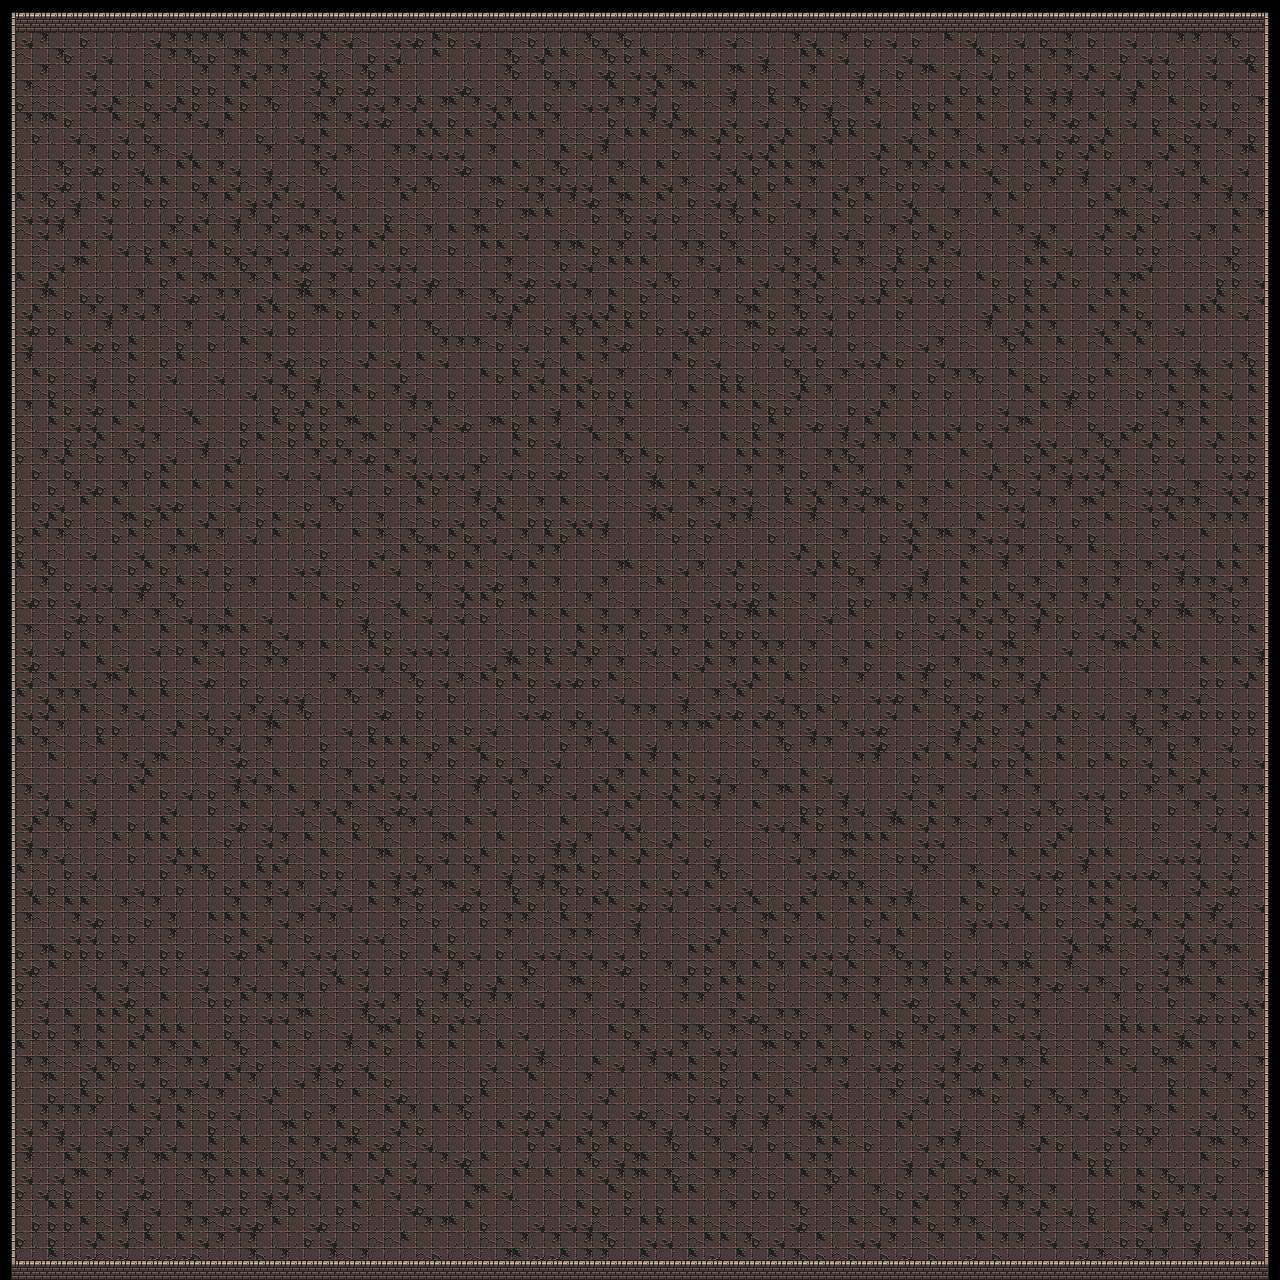

Tiled map render using the project's own tile images. Description and the map definition, with tile-layer contents summarised, below:
An orthogonal 80x80 tile map with 16x16 px tiles, 3 tile layers (back, back_over, over) and 394 objects.

<map version="1.10" tiledversion="1.10.2" orientation="orthogonal" renderorder="right-down" width="80" height="80" tilewidth="16" tileheight="16" infinite="0" nextlayerid="5" nextobjectid="395">
 <tileset firstgid="1" name="tileset" tilewidth="16" tileheight="16" tilecount="2880" columns="64">
  <image source="tileset.png" width="1024" height="720" />
 </tileset>
 <layer id="1" name="back" width="80" height="80">
  <data>[6400 cells, 6084 non-empty, 9 distinct tile ids]</data>
 </layer>
 <layer id="2" name="back_over" width="80" height="80">
  <data>[6400 cells, 0 non-empty, 0 distinct tile ids]</data>
 </layer>
 <layer id="3" name="over" width="80" height="80">
  <data>[6400 cells, 394 non-empty, 8 distinct tile ids]</data>
 </layer>
 <objectgroup id="4" name="wall">
  <object id="1" x="0" y="16" width="16" height="16" />
  <object id="2" x="304" y="16" width="16" height="16" />
  <object id="3" x="288" y="16" width="16" height="16" />
  <object id="4" x="272" y="16" width="16" height="16" />
  <object id="5" x="256" y="16" width="16" height="16" />
  <object id="6" x="240" y="16" width="16" height="16" />
  <object id="7" x="224" y="16" width="16" height="16" />
  <object id="8" x="208" y="16" width="16" height="16" />
  <object id="9" x="192" y="16" width="16" height="16" />
  <object id="10" x="176" y="16" width="16" height="16" />
  <object id="11" x="160" y="16" width="16" height="16" />
  <object id="12" x="144" y="16" width="16" height="16" />
  <object id="13" x="128" y="16" width="16" height="16" />
  <object id="14" x="112" y="16" width="16" height="16" />
  <object id="15" x="96" y="16" width="16" height="16" />
  <object id="16" x="80" y="16" width="16" height="16" />
  <object id="17" x="64" y="16" width="16" height="16" />
  <object id="18" x="48" y="16" width="16" height="16" />
  <object id="19" x="32" y="16" width="16" height="16" />
  <object id="20" x="16" y="16" width="16" height="16" />
  <object id="21" x="608" y="16" width="16" height="16" />
  <object id="22" x="592" y="16" width="16" height="16" />
  <object id="23" x="576" y="16" width="16" height="16" />
  <object id="24" x="560" y="16" width="16" height="16" />
  <object id="25" x="544" y="16" width="16" height="16" />
  <object id="26" x="528" y="16" width="16" height="16" />
  <object id="27" x="512" y="16" width="16" height="16" />
  <object id="28" x="496" y="16" width="16" height="16" />
  <object id="29" x="480" y="16" width="16" height="16" />
  <object id="30" x="464" y="16" width="16" height="16" />
  <object id="31" x="448" y="16" width="16" height="16" />
  <object id="32" x="432" y="16" width="16" height="16" />
  <object id="33" x="416" y="16" width="16" height="16" />
  <object id="34" x="400" y="16" width="16" height="16" />
  <object id="35" x="384" y="16" width="16" height="16" />
  <object id="36" x="368" y="16" width="16" height="16" />
  <object id="37" x="352" y="16" width="16" height="16" />
  <object id="38" x="336" y="16" width="16" height="16" />
  <object id="39" x="320" y="16" width="16" height="16" />
  <object id="40" x="912" y="16" width="16" height="16" />
  <object id="41" x="896" y="16" width="16" height="16" />
  <object id="42" x="880" y="16" width="16" height="16" />
  <object id="43" x="864" y="16" width="16" height="16" />
  <object id="44" x="848" y="16" width="16" height="16" />
  <object id="45" x="832" y="16" width="16" height="16" />
  <object id="46" x="816" y="16" width="16" height="16" />
  <object id="47" x="800" y="16" width="16" height="16" />
  <object id="48" x="784" y="16" width="16" height="16" />
  <object id="49" x="768" y="16" width="16" height="16" />
  <object id="50" x="752" y="16" width="16" height="16" />
  <object id="51" x="736" y="16" width="16" height="16" />
  <object id="52" x="720" y="16" width="16" height="16" />
  <object id="53" x="704" y="16" width="16" height="16" />
  <object id="54" x="688" y="16" width="16" height="16" />
  <object id="55" x="672" y="16" width="16" height="16" />
  <object id="56" x="656" y="16" width="16" height="16" />
  <object id="57" x="640" y="16" width="16" height="16" />
  <object id="58" x="624" y="16" width="16" height="16" />
  <object id="59" x="944" y="16" width="16" height="16" />
  <object id="60" x="928" y="16" width="16" height="16" />
  <object id="61" x="1104" y="16" width="16" height="16" />
  <object id="62" x="1088" y="16" width="16" height="16" />
  <object id="63" x="1072" y="16" width="16" height="16" />
  <object id="64" x="1056" y="16" width="16" height="16" />
  <object id="65" x="1040" y="16" width="16" height="16" />
  <object id="66" x="1024" y="16" width="16" height="16" />
  <object id="67" x="1008" y="16" width="16" height="16" />
  <object id="68" x="992" y="16" width="16" height="16" />
  <object id="69" x="976" y="16" width="16" height="16" />
  <object id="70" x="960" y="16" width="16" height="16" />
  <object id="71" x="1136" y="16" width="16" height="16" />
  <object id="72" x="1120" y="16" width="16" height="16" />
  <object id="73" x="1216" y="16" width="16" height="16" />
  <object id="74" x="1200" y="16" width="16" height="16" />
  <object id="75" x="1184" y="16" width="16" height="16" />
  <object id="76" x="1168" y="16" width="16" height="16" />
  <object id="77" x="1152" y="16" width="16" height="16" />
  <object id="78" x="1248" y="16" width="16" height="16" />
  <object id="79" x="1232" y="16" width="16" height="16" />
  <object id="80" x="1264" y="16" width="16" height="16" />
  <object id="81" x="0" y="0" width="16" height="16" />
  <object id="82" x="304" y="0" width="16" height="16" />
  <object id="83" x="288" y="0" width="16" height="16" />
  <object id="84" x="272" y="0" width="16" height="16" />
  <object id="85" x="256" y="0" width="16" height="16" />
  <object id="86" x="240" y="0" width="16" height="16" />
  <object id="87" x="224" y="0" width="16" height="16" />
  <object id="88" x="208" y="0" width="16" height="16" />
  <object id="89" x="192" y="0" width="16" height="16" />
  <object id="90" x="176" y="0" width="16" height="16" />
  <object id="91" x="160" y="0" width="16" height="16" />
  <object id="92" x="144" y="0" width="16" height="16" />
  <object id="93" x="128" y="0" width="16" height="16" />
  <object id="94" x="112" y="0" width="16" height="16" />
  <object id="95" x="96" y="0" width="16" height="16" />
  <object id="96" x="80" y="0" width="16" height="16" />
  <object id="97" x="64" y="0" width="16" height="16" />
  <object id="98" x="48" y="0" width="16" height="16" />
  <object id="99" x="32" y="0" width="16" height="16" />
  <object id="100" x="16" y="0" width="16" height="16" />
  <object id="101" x="608" y="0" width="16" height="16" />
  <object id="102" x="592" y="0" width="16" height="16" />
  <object id="103" x="576" y="0" width="16" height="16" />
  <object id="104" x="560" y="0" width="16" height="16" />
  <object id="105" x="544" y="0" width="16" height="16" />
  <object id="106" x="528" y="0" width="16" height="16" />
  <object id="107" x="512" y="0" width="16" height="16" />
  <object id="108" x="496" y="0" width="16" height="16" />
  <object id="109" x="480" y="0" width="16" height="16" />
  <object id="110" x="464" y="0" width="16" height="16" />
  <object id="111" x="448" y="0" width="16" height="16" />
  <object id="112" x="432" y="0" width="16" height="16" />
  <object id="113" x="416" y="0" width="16" height="16" />
  <object id="114" x="400" y="0" width="16" height="16" />
  <object id="115" x="384" y="0" width="16" height="16" />
  <object id="116" x="368" y="0" width="16" height="16" />
  <object id="117" x="352" y="0" width="16" height="16" />
  <object id="118" x="336" y="0" width="16" height="16" />
  <object id="119" x="320" y="0" width="16" height="16" />
  <object id="120" x="912" y="0" width="16" height="16" />
  <object id="121" x="896" y="0" width="16" height="16" />
  </objectgroup>
</map>
<!-- 273 of 394 objects omitted -->
